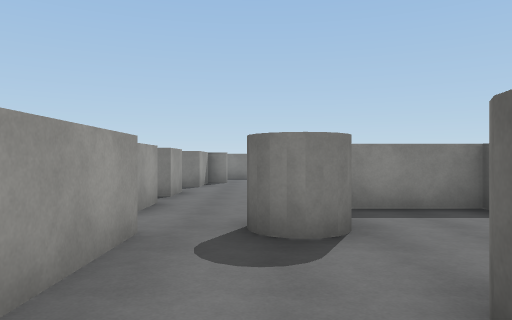
view 1 (above)

18 first-person views from a walk through a Unity game level. The camera is 1.5 m above the floor, looks level and sees 70° across. The floor is counted in squares, 2 m on a side. Each view is taken from the middle of a square. On the plan, view 1 faces up. The plan holds only what a view shows up to about 11 squares ahead; the rest is blank. The player character is not drawn. Door leaves are left out, so doorways stand open. Surface patterns are stand-ins for the level's own textures.

view 2
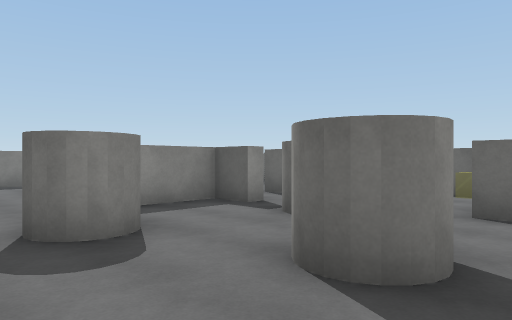

view 3
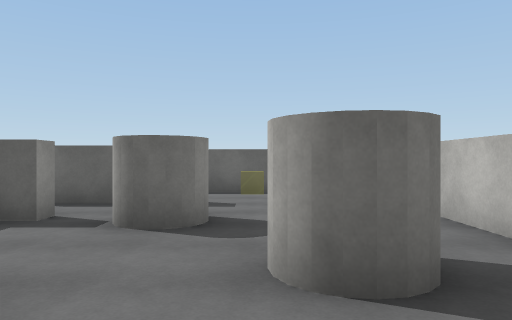

view 4
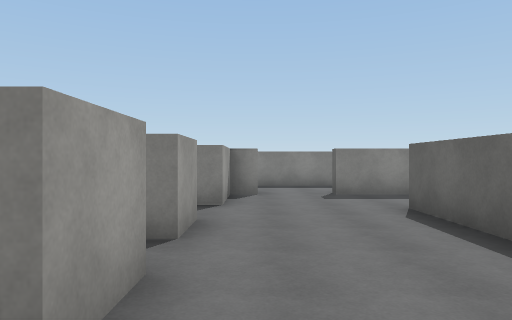

view 5
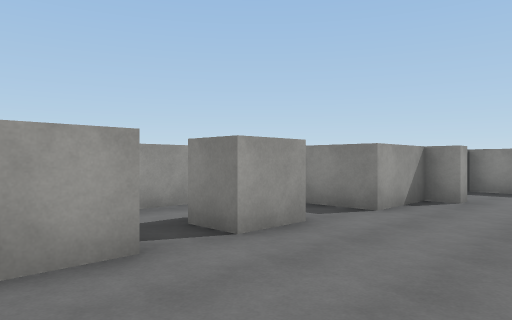

view 6
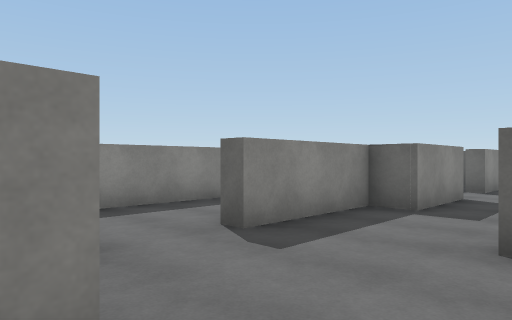

view 7
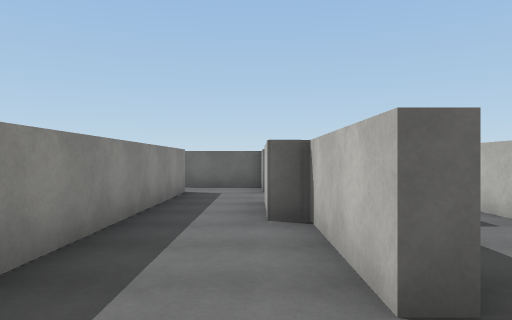

view 8
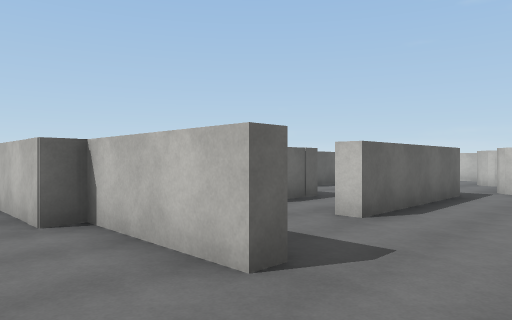

view 9
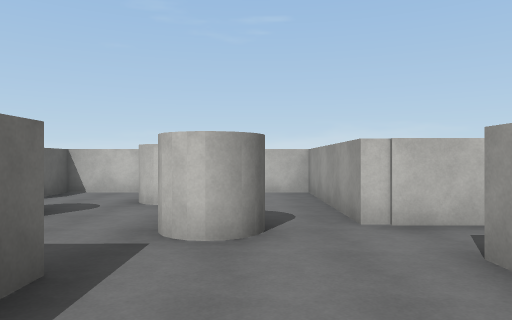

view 10
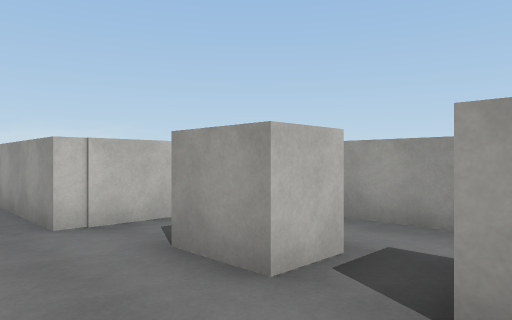

view 11
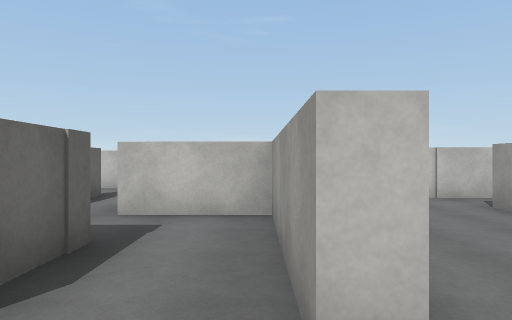

view 12
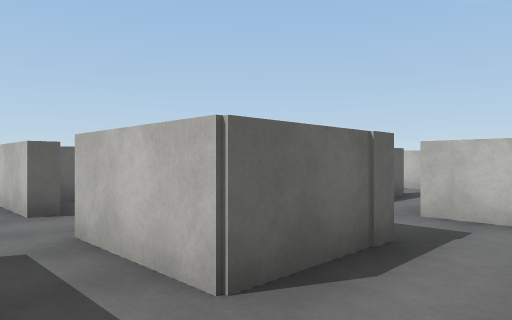

view 13
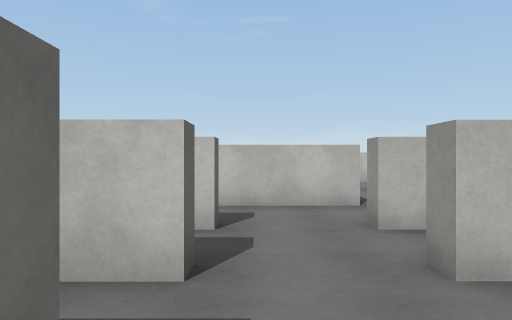

view 14
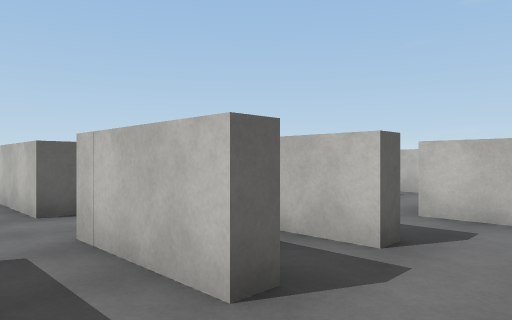

view 15
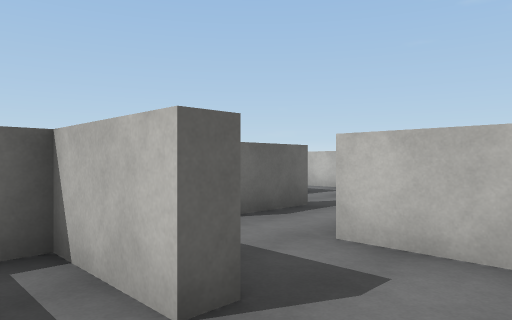

view 16
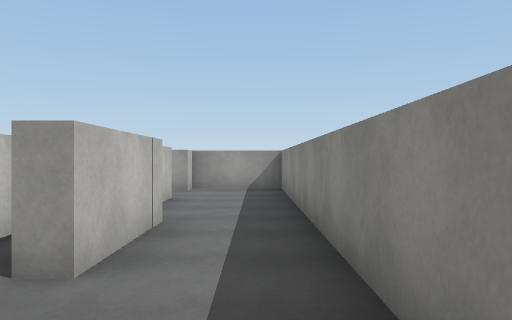

view 17
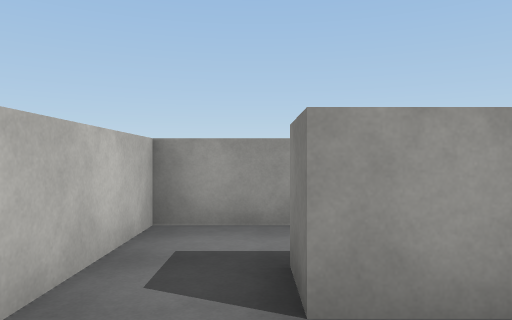

view 18
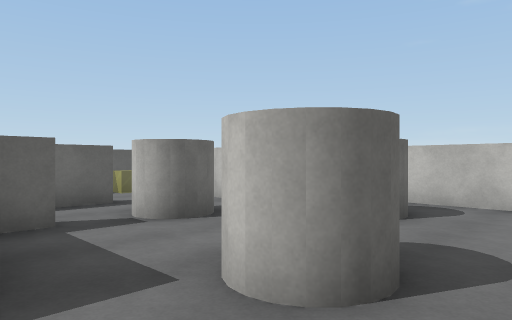

### Floor plan
Ten units are one square. View 1 is at (0, 0); x grows to the right and y downward. Boxes are objects, and circles mark ways between rooms. Rooms are numbered by the first view taken in them; rooms with no view inside come last. Other rooms are left out.
<svg viewBox="-47 -155 150 164">
<path fill="none" stroke="#000" d="M40 -47 35 -47 35 -56 14 -56 14 -97M-26 -64 -17 -64 -17 -52 -26 -52M-17 -86 -17 -75 -26 -75M53 -32 53 -60M56 -13 61 -13M-42 -86 -42 -38 -12 -38 -12 4 43 4 43 -14M-10 -119 -16 -119 -16 -101 -29 -101M74 -16 74 -31M7 -123 35 -123 35 -128 57 -128 57 -124M76 -147 -16 -147 -16 -123 -10 -123M92 -128 92 -150M14 -97 18 -97 18 -75M35 -111 35 -119 7 -119M35 -76 35 -97M59 -111 35 -111M74 -92 74 -97 98 -97M88 -111 74 -111 74 -116M35 -97 57 -97M57 -97 57 -92M51 -81 57 -81 57 -76M74 -76 74 -81 92 -81 92 -89M18 -75 18 -60 40 -60M53 -60 80 -60"/>
<rect x="-5" y="-45" width="20" height="10" fill="#bbb"><title>cylinder</title></rect>
<rect x="5" y="-25" width="20" height="20" fill="#bbb"><title>cylinder</title></rect>
<rect x="25" y="-35" width="20" height="10" fill="#bbb"><title>cylinder</title></rect>
<circle cx="-5" cy="-120" r="3" fill="#2a7"/>
<circle cx="10" cy="-105" r="3" fill="#2a7"/>
<circle cx="65" cy="-120" r="3" fill="#2a7"/>
<circle cx="45" cy="-110" r="3" fill="#2a7"/>
<circle cx="30" cy="-85" r="3" fill="#2a7"/>
<circle cx="65" cy="-100" r="3" fill="#2a7"/>
<circle cx="65" cy="-80" r="3" fill="#2a7"/>
<circle cx="45" cy="-70" r="3" fill="#2a7"/>
<text x="10" y="-50">1</text>
<text x="40" y="-130">2</text>
<text x="20" y="-100">3</text>
<text x="60" y="-110">4</text>
<text x="60" y="-90">5</text>
<text x="40" y="-70">6</text>
<text x="60" y="-70">7</text>
</svg>
Room 1 opens to room 2. Room 1 opens to room 3. Room 2 opens to room 4. Room 3 opens to room 4. Room 3 opens to room 6. Room 4 opens to room 5. Room 5 opens to room 7. Room 6 opens to room 7.

Where each view was taken, in squares from view 1:
view 1: 0 up, 0 right, facing up
view 2: 0 up, 1 left, facing up-right
view 3: 2 up, 1 left, facing right
view 4: 4 up, 1 left, facing up
view 5: 5 up, 1 right, facing up-left
view 6: 9 up, 2 left, facing up-right
view 7: 13 up, 1 left, facing right
view 8: 14 up, 1 left, facing down-right
view 9: 8 up, 0 right, facing down
view 10: 8 up, 0 right, facing down-left
view 11: 11 up, 2 right, facing down
view 12: 11 up, 2 right, facing down-right
view 13: 12 up, 7 right, facing down
view 14: 11 up, 6 right, facing down-right
view 15: 9 up, 6 right, facing down-right
view 16: 14 up, 8 right, facing left
view 17: 5 up, 0 right, facing left
view 18: 6 up, 1 left, facing down-right
